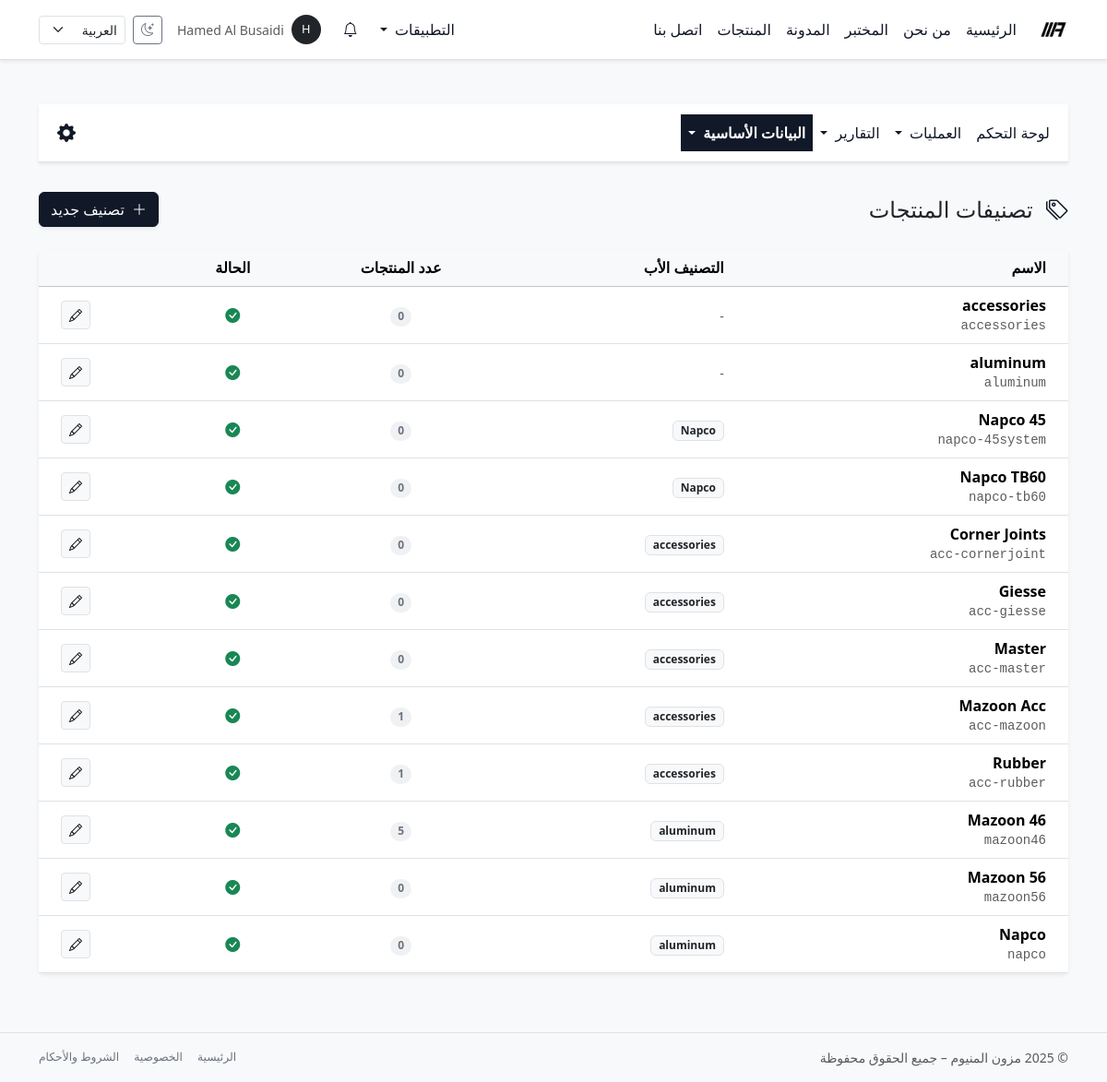
Page /ar/inventory/categories/ (signed in) on the committed database.
### inventory/models.py (models this page shows, shortened)
class ProductCategory(BaseModel):
    slug = models.SlugField(max_length=120, verbose_name=_("المعرّف (Slug)"))
    name = models.CharField(max_length=200, verbose_name=_("اسم التصنيف"))
    description = models.TextField(blank=True, verbose_name=_("وصف التصنيف"))
    parent = models.ForeignKey(
        "self",
        on_delete=models.SET_NULL,
        null=True,
        blank=True,
        related_name="children",
        verbose_name=_("التصنيف الأب"),
    )
    is_active = models.BooleanField(default=True, verbose_name=_("نشط"))
    objects = ProductCategoryManager()
    class Meta:
        verbose_name = _("تصنيف منتج")
        verbose_name_plural = _("تصنيفات المنتجات")
        ordering = ("name",)
        indexes = [
            models.Index(fields=["is_deleted", "is_active"], name="prodcat_del_active_idx"),
            models.Index(fields=["parent"], name="prodcat_parent_idx"),
        ]
        constraints = [
            models.UniqueConstraint(
                fields=["slug"],
                condition=Q(is_deleted=False),
                name="uniq_prodcat_slug_visible",
            ),
        ]

### inventory/views.py (the view)
# urls.py: path("categories/", views.ProductCategoryListView.as_view(), name="category_list"),
class ProductCategoryListView(LoginRequiredMixin, ListView):
    model = ProductCategory
    template_name = "inventory/categories/list.html"
    context_object_name = "categories"
    def get_queryset(self):
        return ProductCategory.objects.select_related("parent").with_products_count().order_by("parent__name", "name")
    def get_context_data(self, **kwargs):
        context = super().get_context_data(**kwargs)
        context["active_section"] = "inventory_master"
        return context

### core/context_processors/notifications.py (called while the page is built)
def notifications_context(request):
    user = request.user
    if not user.is_authenticated:
        return {}
    base_qs = Notification.objects.for_user(user)
    unread_count = base_qs.unread().count()
    recent_notifications = list(
        base_qs.select_related("target_content_type")[:10]
    )
    return {
        "notif_unread_count": unread_count,
        "notif_recent": recent_notifications,
        "notif_has_unread": unread_count > 0,
    }

### core/models/notifications.py (called while the page is built)
    def visible(self):
        return self.filter(is_deleted=False)

    def for_user(self, user: User):
        return self.visible().filter(recipient=user)

    def unread(self):
        return self.visible().filter(is_read=False)

### inventory/managers.py (called while the page is built)
    def visible(self):
        return self.filter(is_deleted=False)

    def with_products_count(self) -> "ProductCategoryQuerySet":
        return self.visible().annotate(
            products_count=Count(
                "products",
                filter=Q(products__is_deleted=False) & Q(products__is_active=True),
            )
        )

    def get_queryset(self) -> ProductCategoryQuerySet:
        return super().get_queryset().visible()

### templates/inventory/categories/list.html (shortened to what this page needs)
{% extends "inventory/base_inventory.html" %}
{% load i18n %}
{% block inventory_content %}
<div class="py-3">
    <div class="d-flex justify-content-between align-items-center mb-4">
        <h1 class="h4 mb-0 text-gray-800">
            <i class="bi bi-tags me-2 text-primary"></i> {% trans "تصنيفات المنتجات" %}
        </h1>
        <a href="{% url 'inventory:category_create' %}" class="btn btn-primary shadow-sm">
            <i class="bi bi-plus-lg me-1"></i> {% trans "تصنيف جديد" %}
        </a>
    </div>
    <div class="card shadow-sm border-0">
        <div class="table-responsive">
            <table class="table table-hover align-middle mb-0">
                <thead class="table-light">
                    <tr>
                        <th class="ps-4">{% trans "الاسم" %}</th>
                        <th>{% trans "التصنيف الأب" %}</th>
                        <th class="text-center">{% trans "عدد المنتجات" %}</th>
                        <th class="text-center">{% trans "الحالة" %}</th>
                        <th class="text-end pe-4"></th>
                    </tr>
                </thead>
                <tbody>
                    {% for cat in categories %}
                    <tr>
                        <td class="ps-4 fw-bold">
                            {{ cat.name }}
                            <div class="small text-muted font-monospace fw-normal">{{ cat.slug }}</div>
                        </td>
                        <td>
                            {% if cat.parent %}
                                <span class="badge bg-light text-dark border">{{ cat.parent.name }}</span>
                            {% else %}
                                <span class="text-muted small">-</span>
                            {% endif %}
                        </td>
                        <td class="text-center">
                            <span class="badge bg-secondary bg-opacity-10 text-secondary rounded-pill">
                                {{ cat.products_count }}
                            </span>
                        </td>
                        <td class="text-center">
                            {% if cat.is_active %}
                                <i class="bi bi-check-circle-fill text-success"></i>
                            {% else %}
                                <i class="bi bi-x-circle-fill text-muted"></i>
                            {% endif %}
                        </td>
                        <td class="text-end pe-4">
                            <a href="{% url 'inventory:category_edit' cat.pk %}" class="btn btn-sm btn-light border">
                                <i class="bi bi-pencil"></i>
                            </a>
                        </td>
                    </tr>
                    {% empty %}
                    <tr><td colspan="5" class="text-center py-4 text-muted">{% trans "لا توجد تصنيفات." %}</td></tr>
                    {% endfor %}
                </tbody>
            </table>
        </div>
    </div>
</div>
{% endblock %}

### templates/base.html (shortened to what this page needs)
{% load static i18n %}
<!doctype html>
<html lang="{{ LANGUAGE_CODE }}" dir="{% if LANGUAGE_CODE == 'ar' %}rtl{% else %}ltr{% endif %}" data-bs-theme="light">
<head>
  {% if LANGUAGE_CODE == "ar" %}
    <link href="https://cdn.jsdelivr.net/npm/bootstrap@5.3.8/dist/css/bootstrap.rtl.min.css" rel="stylesheet"/>
  {% else %}
    <link href="https://cdn.jsdelivr.net/npm/bootstrap@5.3.8/dist/css/bootstrap.min.css" rel="stylesheet"/>
  {% endif %}
  <link rel="stylesheet" href="https://cdn.jsdelivr.net/npm/bootstrap-icons@1.11.3/font/bootstrap-icons.css">
  <link rel="stylesheet" href="{% static 'css/mazoon_style.css' %}"/>
</head>
<body class="bg-body-tertiary text-body d-flex flex-column min-vh-100">
<nav class="navbar navbar-expand-lg bg-body border-bottom shadow-sm sticky-top">
  <div class="container-lg">
    <a class="navbar-brand fw-bold d-flex align-items-center gap-2 py-2" href="{% url 'home' %}">
      <img src="{% static 'img/logo_mazoon_black.png' %}"
           alt="Mazoon Aluminum logo"
           class="img-fluid"
           style="height: 32px;">
    </a>
    <div class="collapse navbar-collapse" id="mainNavbar">
      <ul class="navbar-nav me-auto mb-2 mb-lg-0">
        <li class="nav-item">
          <a class="nav-link {% if request.resolver_match.url_name == 'home' %}active{% endif %}" href="{% url 'home' %}">{% trans "الرئيسية" %}</a>
        </li>
        <li class="nav-item">
          <a class="nav-link {% if request.resolver_match.url_name == 'about' %}active{% endif %}" href="{% url 'about' %}">{% trans "من نحن" %}</a>
        </li>
        <li class="nav-item">
          <a class="nav-link {% if request.resolver_match.url_name == 'lab' %}active{% endif %}" href="{% url 'lab' %}">{% trans "المختبر" %}</a>
        </li>
        <li class="nav-item">
          <a class="nav-link {% if request.resolver_match.url_name == 'blog_list' %}active{% endif %}" href="{% url 'blog_list' %}">{% trans "المدونة" %}</a>
        </li>
        <li class="nav-item">
          <a class="nav-link {% if request.resolver_match.url_name == 'product_list' %}active{% endif %}" href="{% url 'product_list' %}">{% trans "المنتجات" %}</a>
        </li>
        <li class="nav-item">
          <a class="nav-link {% if request.resolver_match.url_name == 'contact' %}active{% endif %}" href="{% url 'contact' %}">{% trans "اتصل بنا" %}</a>
        </li>
      </ul>
      <ul class="navbar-nav ms-auto mb-2 mb-lg-0 align-items-center gap-2">
        {% if user.is_authenticated %}
          {% if user.is_staff or user.is_superuser %}
            <li class="nav-item dropdown">
              <a class="nav-link dropdown-toggle" href="#" id="appsDropdown" role="button" data-bs-toggle="dropdown" aria-expanded="false">
                {% trans "التطبيقات" %}
              </a>
            </li>
          {% endif %}
        {% endif %}
        {% include "core/notifications/_navbar_dropdown.html" %}
        {% if user.is_authenticated %}
          <li class="nav-item dropdown">
            <a class="nav-link d-flex align-items-center gap-2"
               href="#"
               id="userMenuDropdown"
               role="button"
               data-bs-toggle="dropdown"
               aria-expanded="false">
              <span class="rounded-circle d-inline-flex justify-content-center align-items-center bg-dark text-white"
                    style="width: 32px; height: 32px; font-size: 0.8rem;">
                {{ user.username|first|upper }}
              </span>
              <span class="d-none d-xl-inline small text-muted">
                {{ user.get_full_name|default:user.username }}
              </span>
            </a>
          </li>
        {% endif %}
        <li class="nav-item">
          <button class="btn btn-sm btn-outline-secondary d-flex align-items-center justify-content-center"
                  type="button"
                  id="themeToggleBtn"
                  aria-label="{% trans 'تبديل وضع اللون' %}"
                  title="{% trans 'تبديل وضع اللون' %}">
            <i class="bi bi-moon-stars" id="themeToggleIcon"></i>
          </button>
        </li>
        <li class="nav-item">
          <form action="{% url 'set_language' %}" method="post" class="d-flex align-items-center">
            <select name="language"
                    class="form-select form-select-sm"
                    onchange="this.form.submit()">
              <option value="ar" {% if LANGUAGE_CODE == 'ar' %}selected{% endif %}>العربية</option>
            </select>
          </form>
        </li>
      </ul>
    </div>
  </div>
</nav>
<main class="py-4 py-md-5 flex-grow-1">
  <div class="container-lg">
    {% block content %}{% endblock %}
  </div>
</main>
<footer class="border-top py-3 mt-auto bg-body-tertiary d-print-none">
  <div class="container-lg d-flex flex-column flex-md-row justify-content-between align-items-center text-muted small gap-2">
   <div>
  &copy; {% now "Y" %} {% trans "مزون المنيوم – جميع الحقوق محفوظة" %}
</div>
    <div class="d-flex gap-3">
      <a href="{% url 'home' %}" class="link-secondary text-decoration-none small">{% trans "الرئيسية" %}</a>
      <a href="#" class="link-secondary text-decoration-none small">{% trans "الخصوصية" %}</a>
      <a href="#" class="link-secondary text-decoration-none small">{% trans "الشروط والأحكام" %}</a>
    </div>
  </div>
</footer>
</body>
</html>

### static/css/mazoon_style.css (style rules this page uses)
:root, [data-bs-theme="light"] { --bs-link-color: #111827; --bs-link-color-rgb: 17, 24, 39; --bs-link-hover-color: #020617; --bs-link-hover-color-rgb: 2, 6, 23; --bs-primary: #111827; --bs-primary-rgb: 17, 24, 39; --bs-secondary: #6b7280; --bs-secondary-rgb: 107, 114, 128; }
[data-bs-theme="light"] .btn-primary { --bs-btn-bg: #111827; --bs-btn-border-color: #111827; --bs-btn-color: #fff; --bs-btn-hover-bg: #020617; --bs-btn-hover-border-color: #020617; }
[data-bs-theme="light"] .btn-outline-secondary { --bs-btn-color: #6b7280; --bs-btn-border-color: #6b7280; --bs-btn-hover-color: #fff; --bs-btn-hover-bg: #6b7280; --bs-btn-hover-border-color: #6b7280; }
[data-bs-theme="light"] .nav-link { color: #111827 !important; }
.navbar-brand { padding-top: 0.25rem; padding-bottom: 0.25rem; }

### rows in the picture
ProductCategory: name "accessories", slug "accessories", products_count "0", is_active True (drawn)
ProductCategory: name "aluminum", slug "aluminum", products_count "0", is_active True (drawn)
ProductCategory: name "Napco 45", slug "napco-45system", parent.name "Napco", products_count "0", is_active True (drawn)
ProductCategory: name "Napco TB60", slug "napco-tb60", parent.name "Napco", products_count "0", is_active True (drawn)
ProductCategory: name "Corner Joints", slug "acc-cornerjoint", parent.name "accessories", products_count "0", is_active True (drawn)
ProductCategory: name "Giesse", slug "acc-giesse", parent.name "accessories", products_count "0", is_active True (drawn)
ProductCategory: name "Master", slug "acc-master", parent.name "accessories", products_count "0", is_active True (drawn)
ProductCategory: name "Mazoon Acc", slug "acc-mazoon", parent.name "accessories", products_count "1", is_active True (drawn)
ProductCategory: name "Rubber", slug "acc-rubber", parent.name "accessories", products_count "1", is_active True (drawn)
ProductCategory: name "Mazoon 46", slug "mazoon46", parent.name "aluminum", products_count "5", is_active True (drawn)
ProductCategory: name "Mazoon 56", slug "mazoon56", parent.name "aluminum", products_count "0", is_active True (drawn)
ProductCategory: name "Napco", slug "napco", parent.name "aluminum", products_count "0", is_active True (drawn)

### other values in the picture
{{ user.username|first|upper }} "H"
{{ user.get_full_name|default:user.username }} "Hamed Al Busaidi"
